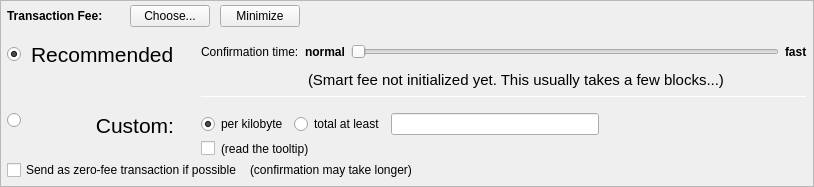
         <widget class="QFrame" name="frameFee">
          <property name="sizePolicy">
           <sizepolicy hsizetype="Expanding" vsizetype="Expanding">
            <horstretch>0</horstretch>
            <verstretch>0</verstretch>
           </sizepolicy>
          </property>
          <property name="maximumSize">
           <size>
            <width>16777215</width>
            <height>16777215</height>
           </size>
          </property>
          <property name="frameShape">
           <enum>QFrame::StyledPanel</enum>
          </property>
          <property name="frameShadow">
           <enum>QFrame::Sunken</enum>
          </property>
          <layout class="QVBoxLayout" name="verticalLayoutFee1">
           <property name="spacing">
            <number>0</number>
           </property>
           <property name="leftMargin">
            <number>0</number>
           </property>
           <property name="topMargin">
            <number>0</number>
           </property>
           <property name="rightMargin">
            <number>0</number>
           </property>
           <property name="bottomMargin">
            <number>0</number>
           </property>
           <item>
            <layout class="QVBoxLayout" name="verticalLayoutFee2" stretch="0,0,0">
             <property name="spacing">
              <number>0</number>
             </property>
             <property name="leftMargin">
              <number>6</number>
             </property>
             <property name="topMargin">
              <number>0</number>
             </property>
             <property name="rightMargin">
              <number>6</number>
             </property>
             <item>
              <layout class="QHBoxLayout" name="horizontalLayoutFee1">
               <property name="bottomMargin">
                <number>0</number>
               </property>
               <item>
                <layout class="QVBoxLayout" name="verticalLayoutFee7">
                 <property name="spacing">
                  <number>0</number>
                 </property>
                 <item>
                  <spacer name="verticalSpacerSmartFee">
                   <property name="orientation">
                    <enum>Qt::Vertical</enum>
                   </property>
                   <property name="sizeType">
                    <enum>QSizePolicy::Fixed</enum>
                   </property>
                   <property name="sizeHint" stdset="0">
                    <size>
                     <width>1</width>
                     <height>4</height>
                    </size>
                   </property>
                  </spacer>
                 </item>
                 <item>
                  <layout class="QHBoxLayout" name="horizontalLayoutSmartFee">
                   <property name="spacing">
                    <number>10</number>
                   </property>
                   <item>
                    <widget class="QLabel" name="labelFeeHeadline">
                     <property name="sizePolicy">
                      <sizepolicy hsizetype="Preferred" vsizetype="Maximum">
                       <horstretch>0</horstretch>
                       <verstretch>0</verstretch>
                      </sizepolicy>
                     </property>
                     <property name="font">
                      <font>
                       <weight>75</weight>
                       <bold>true</bold>
                      </font>
                     </property>
                     <property name="styleSheet">
                      <string notr="true">font-weight:bold;</string>
                     </property>
                     <property name="text">
                      <string>Transaction Fee:</string>
                     </property>
                    </widget>
                   </item>
                   <item>
                    <widget class="QLabel" name="labelFeeMinimized">
                     <property name="text">
                      <string/>
                     </property>
                    </widget>
                   </item>
                   <item>
                    <widget class="QPushButton" name="buttonChooseFee">
                     <property name="text">
                      <string>Choose...</string>
                     </property>
                    </widget>
                   </item>
                   <item>
                    <widget class="QPushButton" name="buttonMinimizeFee">
                     <property name="toolTip">
                      <string>collapse fee-settings</string>
                     </property>
                     <property name="text">
                      <string>Minimize</string>
                     </property>
                    </widget>
                   </item>
                  </layout>
                 </item>
                 <item>
                  <spacer name="verticalSpacer_5">
                   <property name="orientation">
                    <enum>Qt::Vertical</enum>
                   </property>
                   <property name="sizeHint" stdset="0">
                    <size>
                     <width>1</width>
                     <height>1</height>
                    </size>
                   </property>
                  </spacer>
                 </item>
                </layout>
               </item>
               <item>
                <spacer name="horizontalSpacer_4">
                 <property name="orientation">
                  <enum>Qt::Horizontal</enum>
                 </property>
                 <property name="sizeHint" stdset="0">
                  <size>
                   <width>40</width>
                   <height>20</height>
                  </size>
                 </property>
                </spacer>
               </item>
              </layout>
             </item>
             <item>
              <widget class="QFrame" name="frameFeeSelection">
               <layout class="QVBoxLayout" name="verticalLayoutFee12">
                <property name="spacing">
                 <number>0</number>
                </property>
                <property name="leftMargin">
                 <number>0</number>
                </property>
                <property name="topMargin">
                 <number>0</number>
                </property>
                <property name="rightMargin">
                 <number>0</number>
                </property>
                <property name="bottomMargin">
                 <number>0</number>
                </property>
                <item>
                 <layout class="QGridLayout" name="gridLayoutFee">
                  <property name="topMargin">
                   <number>10</number>
                  </property>
                  <property name="bottomMargin">
                   <number>4</number>
                  </property>
                  <property name="horizontalSpacing">
                   <number>10</number>
                  </property>
                  <property name="verticalSpacing">
                   <number>4</number>
                  </property>
                  <item row="2" column="0">
                   <layout class="QVBoxLayout" name="verticalLayoutFee4" stretch="0">
                    <item>
                     <spacer name="verticalSpacer_2">
                      <property name="orientation">
                       <enum>Qt::Vertical</enum>
                      </property>
                      <property name="sizeHint" stdset="0">
                       <size>
                        <width>1</width>
                        <height>1</height>
                       </size>
                      </property>
                     </spacer>
                    </item>
                   </layout>
                  </item>
                  <item row="3" column="0">
                   <layout class="QVBoxLayout" name="verticalLayoutFee9" stretch="0,1">
                    <item>
                     <widget class="QRadioButton" name="radioCustomFee">
                      <property name="text">
                       <string/>
                      </property>
                      <attribute name="buttonGroup">
                       <string notr="true">groupFee</string>
                      </attribute>
                     </widget>
                    </item>
                    <item>
                     <spacer name="verticalSpacer_6">
                      <property name="orientation">
                       <enum>Qt::Vertical</enum>
                      </property>
                      <property name="sizeHint" stdset="0">
                       <size>
                        <width>1</width>
                        <height>1</height>
                       </size>
                      </property>
                     </spacer>
                    </item>
                   </layout>
                  </item>
                  <item row="3" column="1">
                   <widget class="QLabel" name="labelCustomFee">
                    <property name="font">
                     <font>
                      <pointsize>16</pointsize>
                     </font>
                    </property>
                    <property name="text">
                     <string>Custom:</string>
                    </property>
                    <property name="alignment">
                     <set>Qt::AlignRight|Qt::AlignTop|Qt::AlignTrailing</set>
                    </property>
                   </widget>
                  </item>
                  <item row="3" column="4">
                   <layout class="QVBoxLayout" name="verticalLayoutFee8">
                    <property name="spacing">
                     <number>6</number>
                    </property>
                    <item>
                     <layout class="QHBoxLayout" name="horizontalLayoutFee13">
                      <item>
                       <widget class="QRadioButton" name="radioCustomPerKilobyte">
                        <property name="toolTip">
                         <string>If the custom fee is set to 1000 uNAKs and the transaction is only 250 bytes, then &quot;per kilobyte&quot; only pays 250 uNAKs in fee,&lt;br /&gt;while &quot;at least&quot; pays 1000 uNAKs. For transactions bigger than a kilobyte both pay by kilobyte.</string>
                        </property>
                        <property name="text">
                         <string>per kilobyte</string>
                        </property>
                        <property name="checked">
                         <bool>true</bool>
                        </property>
                        <attribute name="buttonGroup">
                         <string notr="true">groupCustomFee</string>
                        </attribute>
                       </widget>
                      </item>
                      <item>
                       <widget class="QRadioButton" name="radioCustomAtLeast">
                        <property name="toolTip">
                         <string>If the custom fee is set to 1000 uNAKs and the transaction is only 250 bytes, then &quot;per kilobyte&quot; only pays 250 uNAKs in fee,&lt;br /&gt;while &quot;total at least&quot; pays 1000 uNAKs. For transactions bigger than a kilobyte both pay by kilobyte.</string>
                        </property>
                        <property name="text">
                         <string>total at least</string>
                        </property>
                        <attribute name="buttonGroup">
                         <string notr="true">groupCustomFee</string>
                        </attribute>
                       </widget>
                      </item>
                      <item>
                       <widget class="BitcoinAmountField" name="customFee"/>
                      </item>
                      <item>
                       <spacer name="horizontalSpacer_6">
                        <property name="orientation">
                         <enum>Qt::Horizontal</enum>
                        </property>
                        <property name="sizeHint" stdset="0">
                         <size>
                          <width>1</width>
                          <height>1</height>
                         </size>
                        </property>
                       </spacer>
                      </item>
                     </layout>
                    </item>
                    <item>
                     <layout class="QHBoxLayout" name="horizontalLayoutFee8">
                      <item>
                       <widget class="QCheckBox" name="checkBoxMinimumFee">
                        <property name="toolTip">
                         <string>Paying only the minimum fee is just fine as long as there is less transaction volume than space in the blocks.&lt;br /&gt;But be aware that this can end up in a never confirming transaction once there is more demand for Nakas transactions than the network can process.</string>
                        </property>
                        <property name="text">
                         <string/>
                        </property>
                       </widget>
                      </item>
                      <item>
                       <widget class="QLabel" name="labelMinFeeWarning">
                        <property name="enabled">
                         <bool>true</bool>
                        </property>
                        <property name="toolTip">
                         <string>Paying only the minimum fee is just fine as long as there is less transaction volume than space in the blocks.&lt;br /&gt;But be aware that this can end up in a never confirming transaction once there is more demand for Nakas transactions than the network can process.</string>
                        </property>
                        <property name="text">
                         <string>(read the tooltip)</string>
                        </property>
                        <property name="margin">
                         <number>5</number>
                        </property>
                       </widget>
                      </item>
                      <item>
                       <spacer name="horizontalSpacer_2">
                        <property name="orientation">
                         <enum>Qt::Horizontal</enum>
                        </property>
                        <property name="sizeHint" stdset="0">
                         <size>
                          <width>1</width>
                          <height>1</height>
                         </size>
                        </property>
                       </spacer>
                      </item>
                     </layout>
                    </item>
                   </layout>
                  </item>
                  <item row="1" column="1">
                   <widget class="QLabel" name="labelSmartFee_2">
                    <property name="font">
                     <font>
                      <pointsize>16</pointsize>
                     </font>
                    </property>
                    <property name="text">
                     <string>Recommended</string>
                    </property>
                   </widget>
                  </item>
                  <item row="0" column="4" rowspan="3">
                   <layout class="QVBoxLayout" name="verticalLayoutFee3" stretch="0,0,0,0,1,0">
                    <property name="spacing">
                     <number>6</number>
                    </property>
                    <property name="topMargin">
                     <number>2</number>
                    </property>
                    <property name="bottomMargin">
                     <number>0</number>
                    </property>
                    <item>
                     <layout class="QHBoxLayout" name="horizontalLayoutFee9">
                      <item>
                       <widget class="QLabel" name="labelSmartFee3">
                        <property name="text">
                         <string>Confirmation time:</string>
                        </property>
                        <property name="margin">
                         <number>2</number>
                        </property>
                       </widget>
                      </item>
                      <item>
                       <widget class="QLabel" name="labelSmartFeeNormal">
                        <property name="font">
                         <font>
                          <weight>75</weight>
                          <bold>true</bold>
                         </font>
                        </property>
                        <property name="text">
                         <string>normal</string>
                        </property>
                        <property name="margin">
                         <number>2</number>
                        </property>
                       </widget>
                      </item>
                      <item>
                       <widget class="QSlider" name="sliderSmartFee">
                        <property name="minimumSize">
                         <size>
                          <width>0</width>
                          <height>24</height>
                         </size>
                        </property>
                        <property name="minimum">
                         <number>0</number>
                        </property>
                        <property name="maximum">
                         <number>24</number>
                        </property>
                        <property name="pageStep">
                         <number>1</number>
                        </property>
                        <property name="value">
                         <number>0</number>
                        </property>
                        <property name="orientation">
                         <enum>Qt::Horizontal</enum>
                        </property>
                        <property name="invertedAppearance">
                         <bool>false</bool>
                        </property>
                        <property name="invertedControls">
                         <bool>false</bool>
                        </property>
                        <property name="tickPosition">
                         <enum>QSlider::NoTicks</enum>
                        </property>
                       </widget>
                      </item>
                      <item>
                       <widget class="QLabel" name="labelSmartFeeFast">
                        <property name="font">
                         <font>
                          <weight>75</weight>
                          <bold>true</bold>
                         </font>
                        </property>
                        <property name="text">
                         <string>fast</string>
                        </property>
                       </widget>
                      </item>
                     </layout>
                    </item>
                    <item>
                     <layout class="QHBoxLayout" name="horizontalLayout_recommended_texts">
                      <property name="spacing">
                       <number>0</number>
                      </property>
                      <item>
                       <spacer name="horizontalSpacer_8">
                        <property name="orientation">
                         <enum>Qt::Horizontal</enum>
                        </property>
                        <property name="sizeHint" stdset="0">
                         <size>
                          <width>100</width>
                          <height>20</height>
                         </size>
                        </property>
                       </spacer>
                      </item>
                      <item>
                       <widget class="QLabel" name="labelFeeEstimation">
                        <property name="text">
                         <string/>
                        </property>
                        <property name="margin">
                         <number>2</number>
                        </property>
                       </widget>
                      </item>
                      <item>
                       <widget class="QLabel" name="labelSmartFee2">
                        <property name="font">
                         <font>
                          <pointsize>11</pointsize>
                         </font>
                        </property>
                        <property name="text">
                         <string>(Smart fee not initialized yet. This usually takes a few blocks...)</string>
                        </property>
                        <property name="alignment">
                         <set>Qt::AlignLeading|Qt::AlignLeft|Qt::AlignVCenter</set>
                        </property>
                        <property name="wordWrap">
                         <bool>false</bool>
                        </property>
                        <property name="margin">
                         <number>2</number>
                        </property>
                        <property name="indent">
                         <number>-1</number>
                        </property>
                       </widget>
                      </item>
                      <item>
                       <spacer name="horizontalSpacer_3">
                        <property name="orientation">
                         <enum>Qt::Horizontal</enum>
                        </property>
                        <property name="sizeHint" stdset="0">
                         <size>
                          <width>40</width>
                          <height>20</height>
                         </size>
                        </property>
                       </spacer>
                      </item>
                     </layout>
                    </item>
                    <item>
                     <widget class="Line" name="line_2">
                      <property name="minimumSize">
                       <size>
                        <width>0</width>
                        <height>1</height>
                       </size>
                      </property>
                      <property name="maximumSize">
                       <size>
                        <width>16777215</width>
                        <height>1</height>
                       </size>
                      </property>
                      <property name="orientation">
                       <enum>Qt::Horizontal</enum>
                      </property>
                     </widget>
                    </item>
                    <item>
                     <layout class="QHBoxLayout" name="horizontalLayoutFee12">
                      <item>
                       <spacer name="horizontalSpacer_5">
                        <property name="orientation">
                         <enum>Qt::Horizontal</enum>
                        </property>
                        <property name="sizeHint" stdset="0">
                         <size>
                          <width>1</width>
                          <height>1</height>
                         </size>
                        </property>
                       </spacer>
                      </item>
                     </layout>
                    </item>
                    <item>
                     <spacer name="verticalSpacer_4">
                      <property name="orientation">
                       <enum>Qt::Vertical</enum>
                      </property>
                      <property name="sizeHint" stdset="0">
                       <size>
                        <width>1</width>
                        <height>1</height>
                       </size>
                      </property>
                     </spacer>
                    </item>
                    <item>
                     <spacer name="verticalSpacer_3">
                      <property name="orientation">
                       <enum>Qt::Vertical</enum>
                      </property>
                      <property name="sizeHint" stdset="0">
                       <size>
                        <width>20</width>
                        <height>10</height>
                       </size>
                      </property>
                     </spacer>
                    </item>
                   </layout>
                  </item>
                  <item row="1" column="2">
                   <widget class="QLabel" name="labelSmartFee">
                    <property name="text">
                     <string/>
                    </property>
                    <property name="margin">
                     <number>2</number>
                    </property>
                   </widget>
                  </item>
                  <item row="1" column="0">
                   <widget class="QRadioButton" name="radioSmartFee">
                    <property name="text">
                     <string/>
                    </property>
                    <property name="checked">
                     <bool>true</bool>
                    </property>
                    <attribute name="buttonGroup">
                     <string notr="true">groupFee</string>
                    </attribute>
                   </widget>
                  </item>
                 </layout>
                </item>
                <item>
                 <layout class="QHBoxLayout" name="horizontalLayoutFee5" stretch="0,0,0">
                  <property name="spacing">
                   <number>8</number>
                  </property>
                  <property name="bottomMargin">
                   <number>4</number>
                  </property>
                  <item>
                   <widget class="QCheckBox" name="checkBoxFreeTx">
                    <property name="text">
                     <string>Send as zero-fee transaction if possible</string>
                    </property>
                   </widget>
                  </item>
                  <item>
                   <widget class="QLabel" name="labelFreeTx">
                    <property name="text">
                     <string>(confirmation may take longer)</string>
                    </property>
                    <property name="margin">
                     <number>5</number>
                    </property>
                   </widget>
                  </item>
                  <item>
                   <spacer name="horizontalSpacerFee5">
                    <property name="orientation">
                     <enum>Qt::Horizontal</enum>
                    </property>
                    <property name="sizeHint" stdset="0">
                     <size>
                      <width>1</width>
                      <height>1</height>
                     </size>
                    </property>
                   </spacer>
                  </item>
                 </layout>
                </item>
                <item>
                 <spacer name="verticalSpacerFee2">
                  <property name="orientation">
                   <enum>Qt::Vertical</enum>
                  </property>
                  <property name="sizeHint" stdset="0">
                   <size>
                    <width>1</width>
                    <height>1</height>
                   </size>
                  </property>
                 </spacer>
                </item>
               </layout>
              </widget>
             </item>
             <item>
              <spacer name="verticalSpacerFee">
               <property name="orientation">
                <enum>Qt::Vertical</enum>
               </property>
               <property name="sizeHint" stdset="0">
                <size>
                 <width>800</width>
                 <height>1</height>
                </size>
               </property>
              </spacer>
             </item>
            </layout>
           </item>
          </layout>
         </widget>
